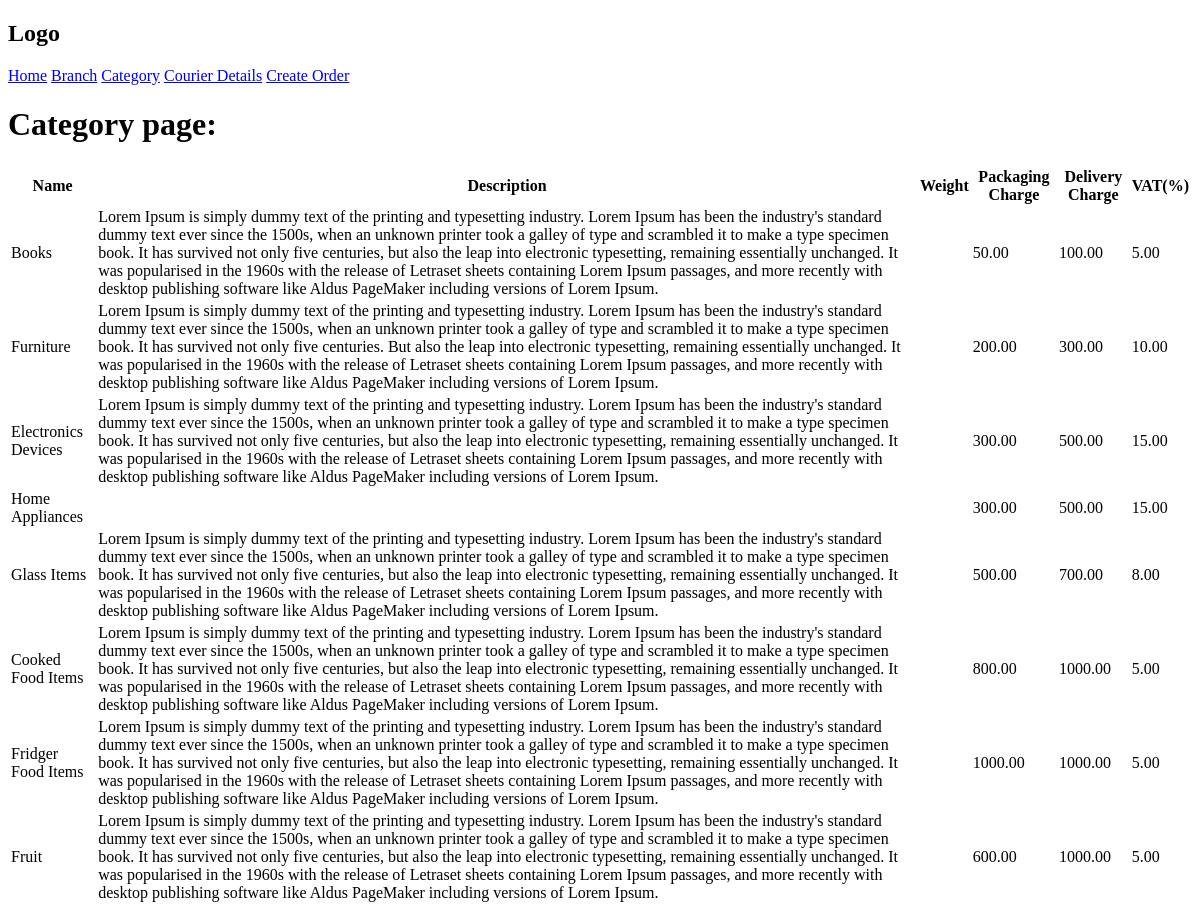
The app's page /category/, older data.
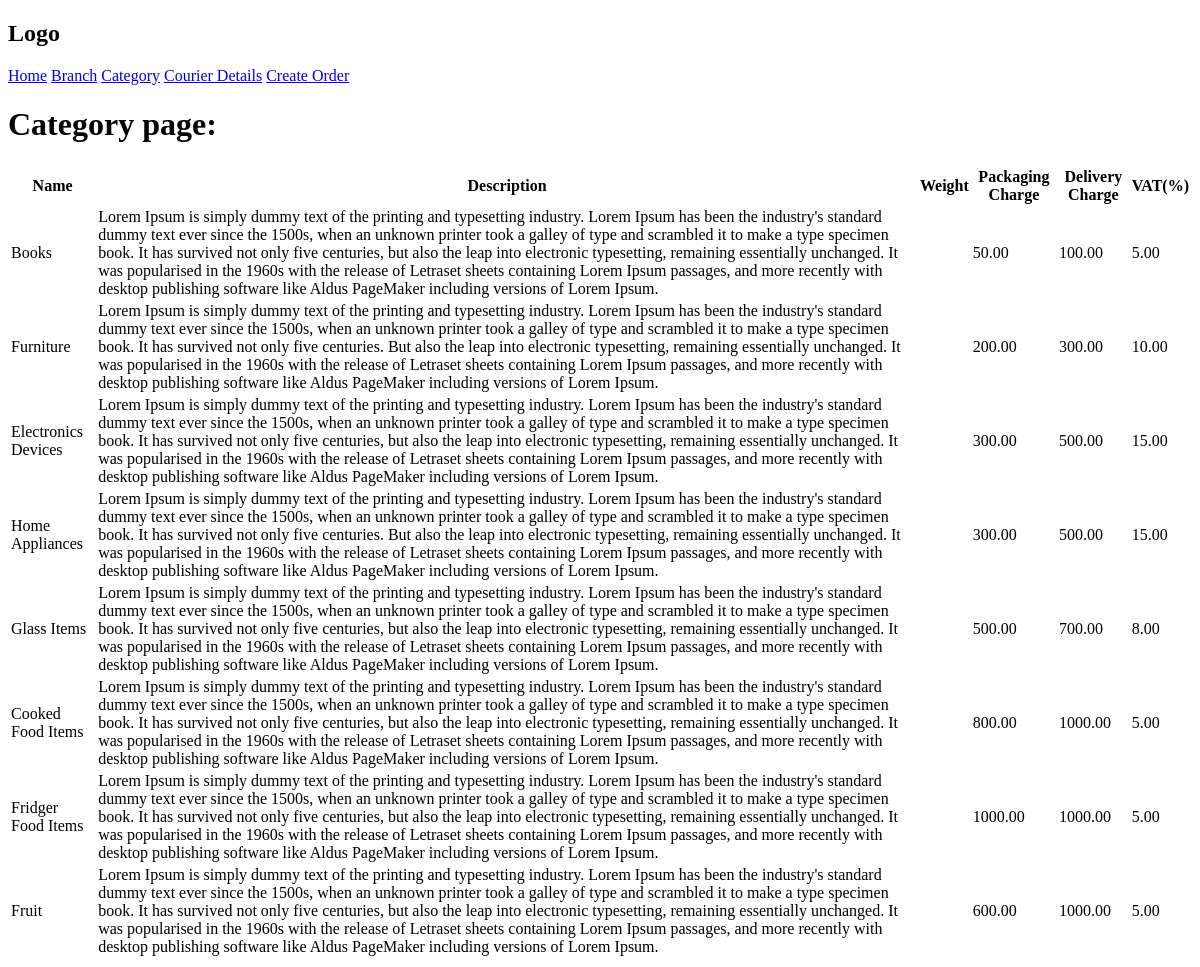
The same page, newer data.
### category/models.py (models this page shows, shortened)
class Category(models.Model):
    category_id = models.UUIDField(default=uuid.uuid4, unique=True, primary_key=True, editable=False)
    category_name = models.CharField(max_length=200, unique=True)
    category_description = models.TextField(null=True,blank=True)
    category_quantity = models.DecimalField(max_digits=10, decimal_places=2, default=1)
    packaging_charge = models.DecimalField(max_digits=10, decimal_places=2)
    delivery_charge = models.DecimalField(max_digits=10, decimal_places=2)
    category_vat = models.DecimalField(max_digits=10, decimal_places=2, default=5)
    category_created = models.DateTimeField(auto_now_add=True)

### category/views.py (the view)
# urls.py: path('category/', views.category, name='category'),
def category(req):
    category = Category.objects.all()
    context = {'category':category}
    return render(req,'category/category.html',context)

### category/templates/category/category.html (shortened to what this page needs)
<!DOCTYPE html>
{% extends 'main.html' %}
    {% block content %}
    <h1>Category page:</h1>
    <table>
        <thead>
            <tr>
                <th>Name</th>
                <th>Description</th>
                <th>Weight</th>
                <th>Packaging Charge</th>
                <th>Delivery Charge</th>
                <th>VAT(%)</th>
            </tr>
        </thead>
        <tbody>
            {% for cat in category %}
            <tr>
                <td>{{cat.category_name}}</td>
                <td>{{cat.category_description}}</td>
                <td>{{cat.category_weight}}</td>
                <td>{{cat.packaging_charge}}</td>
                <td>{{cat.delivery_charge}}</td>
                <td>{{cat.category_vat}}</td>
            </tr>
            {%endfor%}
        </tbody>
    </table>
    {% endblock content %}

### templates/main.html (shortened to what this page needs)
<!DOCTYPE html>
{% include  'navbar.html' %}
<html lang="en">
<head>
</head>
<body>
    {% block content %}
    {% endblock content %}
</body>
</html>

### templates/navbar.html (shortened to what this page needs)
<!DOCTYPE html>
<html lang="en">
<head>
</head>
<body>
    <div>
        <h2>Logo</h2>
        <a href="/">Home</a>
        <a href="{%url 'branch' %}">Branch</a>
        <a href="{%url 'category' %}">Category</a>
        <a href="{%url 'courier-details' %}">Courier Details</a>
        <a href="{%url 'order-form' %}">Create Order</a>
    </div>
</body>
</html>

Row changes from the older to the newer data that the page shows:
changed Category "Home Appliances": category_description (not shown) → "Lorem Ipsum is simply dummy text of the printing and typesetting industry. Lorem Ipsum has been the industry's standard dummy text ever since the 1500s, when an unknown printer took a galley of type and scrambled it to make a type specimen book. It has survived not only five centuries. But also the leap into electronic typesetting, remaining essentially unchanged. It was popularised in the 1960s with the release of Letraset sheets containing Lorem Ipsum passages, and more recently with desktop publishing software like Aldus PageMaker including versions of Lorem Ipsum."
